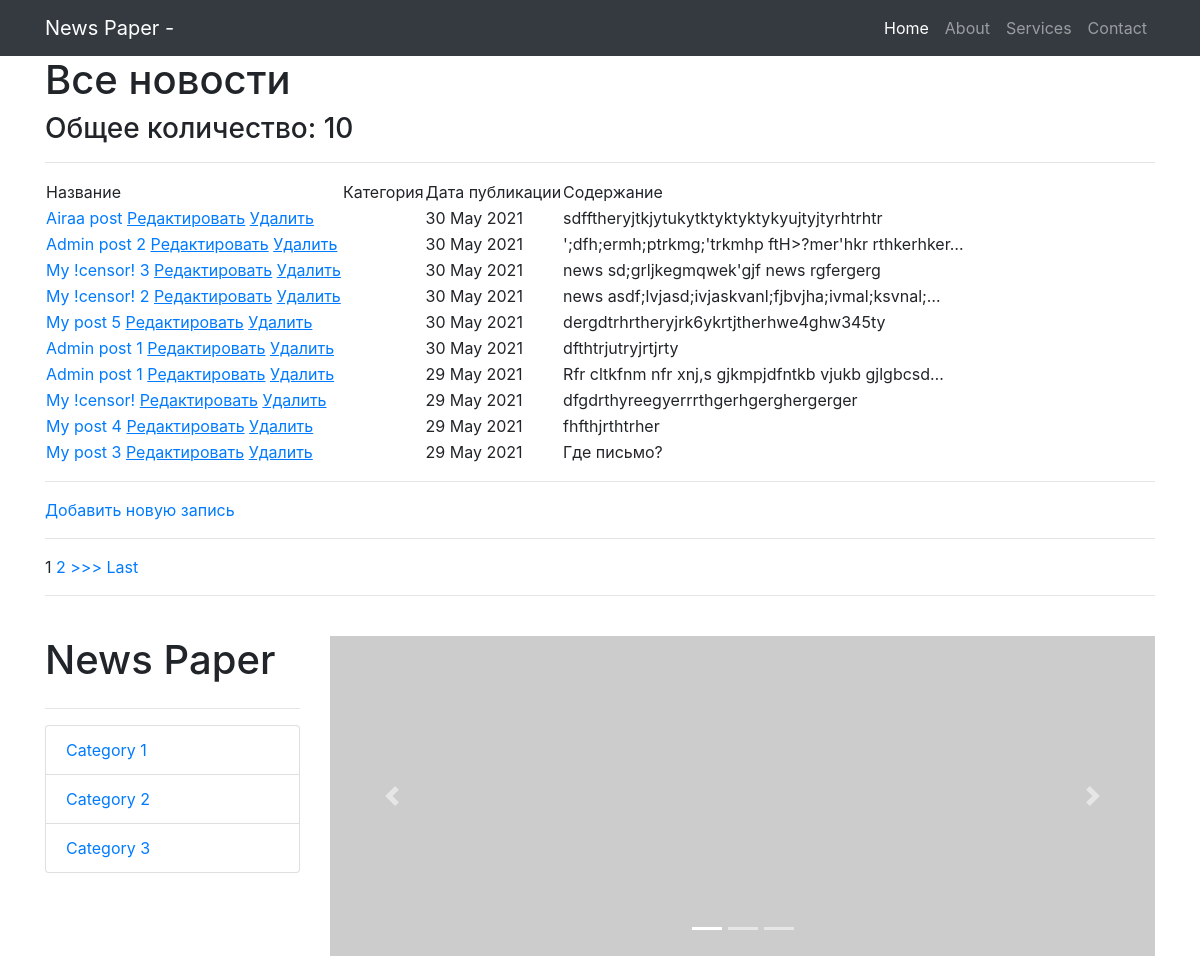
The page /news/ (upper part) on the database as committed earlier.
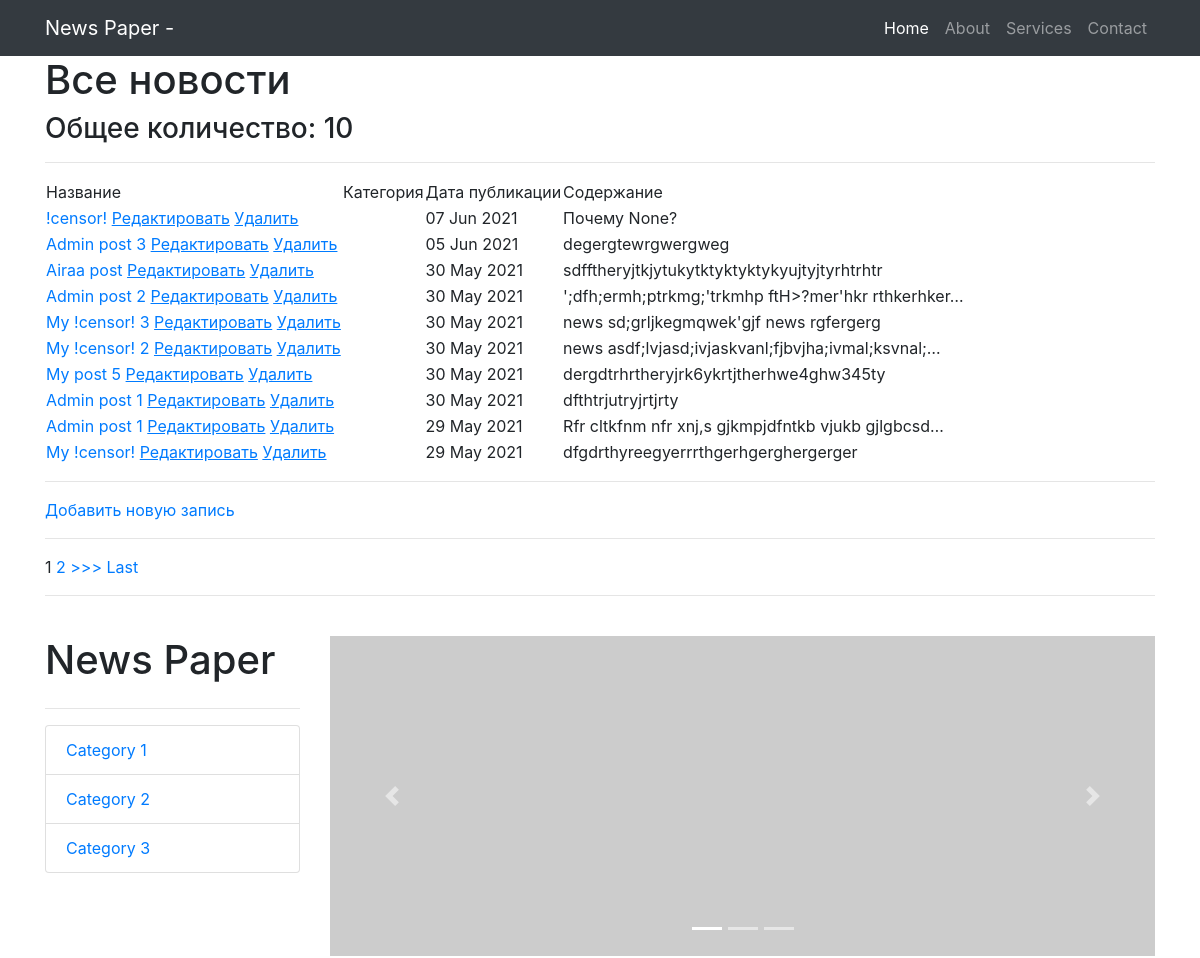
The same page on the database as committed later.
### news/models.py (models this page shows, shortened)
class Post(models.Model):
    state = 'ST'
    new = 'NE'
    POSITIONS = [
        (state, 'Статья'),
        (new, 'Новость')
    ]
    position = models.CharField(max_length=2,
                                choices=POSITIONS,
                                default=state)
    post_date = models.DateTimeField(auto_now_add=True)
    post_name = models.CharField(max_length=250)
    content = models.TextField()
    rating_post = models.IntegerField(default=0)
    author = models.ForeignKey(Author, on_delete=models.CASCADE)
    category = models.ManyToManyField(Category, through='PostCategory')

### news/views.py (the view)
# urls.py: path('', PostList.as_view()),
class PostList(ListView):
    model = Post  # указываем модель, объекты которой мы будем выводить
    template_name = 'posts.html'  # указываем имя шаблона, в котором будет лежать html, в
    context_object_name = 'posts'  # это имя списка, в котором будут лежать все объекты,
    queryset = Post.objects.order_by('-post_date')
    paginate_by = 10
    def get_context_data(self, **kwargs):
        context = super().get_context_data(**kwargs)
        context['filter'] = PostFilter(self.request.GET,
                                       queryset=self.get_queryset())  # вписываем фильтр
        return context

### news/templatetags/custom_filters.py (called while the page is built)
@register.filter(name='censor')
def censor(value, arg):
    words = value.split()
    value1 = ''
    for word in words:
        if isinstance(word, str) and isinstance(arg, str):
            if word == arg:
                word = '!censor!'
            value1 += word + ' '
        else:
            raise ValueError(f'Нельзя {type(word)}!')
    return value1

### templates/posts.html (shortened to what this page needs)
{% extends 'flatpages/default.html' %}
{% load custom_filters %}
{% block content %}
    <h1>Все новости</h1>
    <h3>Общее количество: {{ posts | length }}</h3>
    <hr>
    {% if posts %}
        <table>
            <tr>
                <td>
                    Название
                </td>
                <td>
                    Категория
                </td>
                <td>
                    Дата публикации
                </td>
                <td>
                    Содержание
                </td>
            </tr>
        {% for post in page_obj %}
            <tr>
                <td>
                    <a href="{% url 'post' post.id %}">{{ post.post_name | censor:'new' }}</a>
                    <a href="{% url 'post_update' post.id %}"><u>Редактировать</u></a>
                 <a href="{% url 'post_delete' post.id %}"><u> Удалить </u></a>
                </td>
                <td>
                </td>
                <td>
                    {{ post.post_date | date:'d M Y' }}
                </td>
                <td>
                    {{ post.content | truncatechars:50 | censor:'ipsum' }}
                </td>
            </tr>
        {% endfor %}
        </table>
        <hr>
        <a href="{% url 'post_create' %}">Добавить новую запись</a> <br>
        <hr>
        {% if is_paginated %}
            {% for num in page_obj.paginator.page_range %}
                {% if page_obj.number == num %}
                    <a>{{ num }}</a>
                {% elif num > page_obj.number|add:'-3' and num < page_obj.number|add:'3' %}
                    <a href="?page={{ num }}">{{ num }}</a>
                {% endif %}
            {% endfor %}
            {% if page_obj.has_next %}
                <a href="?page={{ page_obj.next_page_number }}">>>></a>
                <a href="?page={{ page_obj.paginator.num_pages }}">Last</a>
            {% endif %}
        {% endif %}
    {% else %}
        <h2>Новостей нет!</h2>
        <a href="{% url 'post_create' %}">Добавить новую запись</a> <br>
    {% endif %}
{% endblock content %}

Rows that differ between the two databases and show on the page:
no longer on this page (row unchanged): Post: post_name|censor "My post 4", post_date "29 May 2021", content|censor "fhfthjrthtrher"
no longer on this page (row unchanged): Post: post_name|censor "My post 3", post_date "29 May 2021", content|censor "Где письмо?"
added Post: post_name|censor "!censor!", post_date "07 Jun 2021", content|censor "Почему None?"
added Post: post_name|censor "Admin post 3", post_date "05 Jun 2021", content|censor "degergtewrgwergweg"
